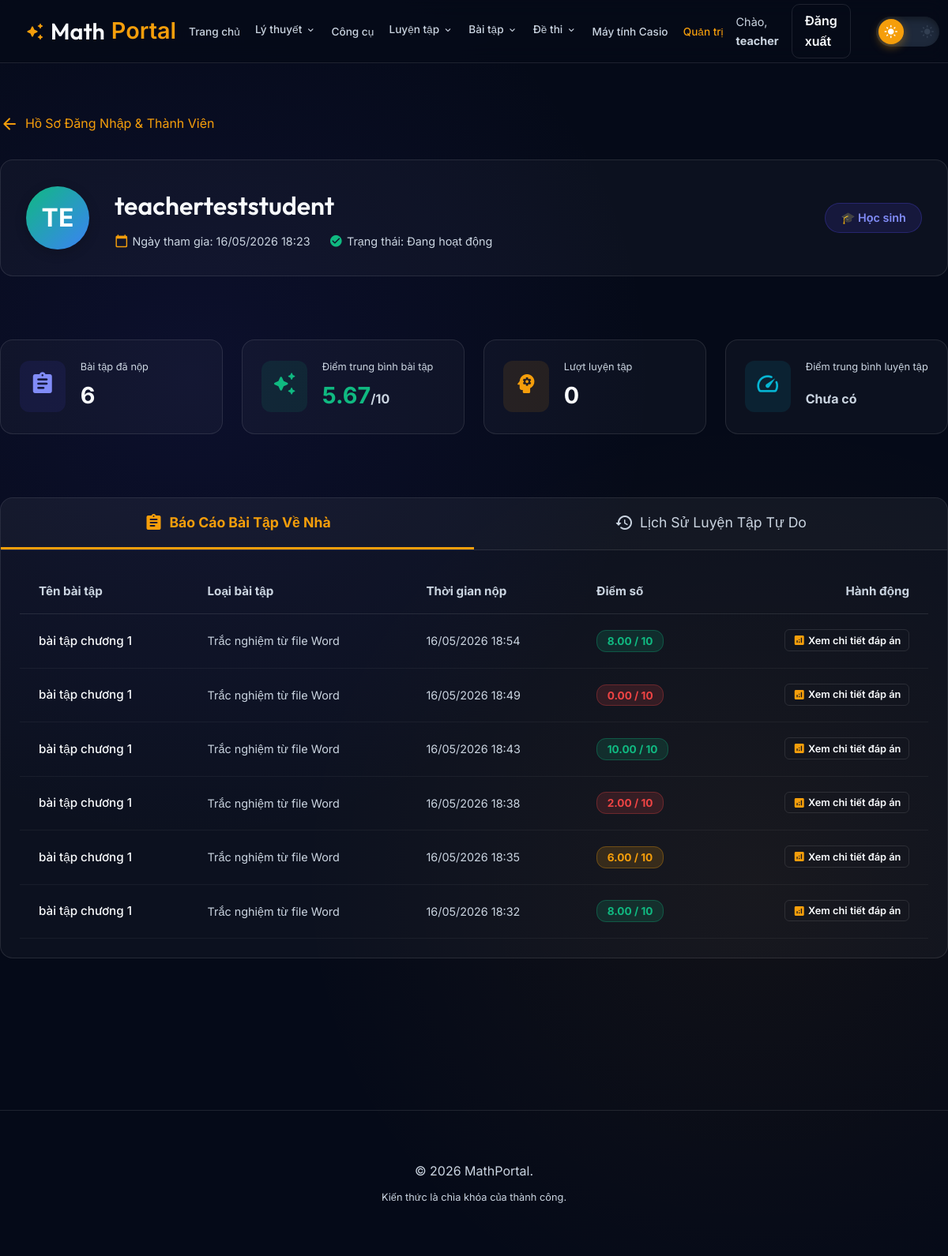
The page /admin/user_profile.php?id=3 (signed in) on the database its author committed.
### tables this page shows
CREATE TABLE `users` (
  `id` int(11) NOT NULL,
  `username` varchar(50) NOT NULL,
  `password` varchar(255) NOT NULL,
  `role` enum('teacher','student') DEFAULT 'student',
  `created_at` timestamp NOT NULL DEFAULT current_timestamp()
);

CREATE TABLE `assignment_submissions` (
  `id` int(11) NOT NULL,
  `assignment_id` int(11) NOT NULL,
  `student_id` int(11) NOT NULL,
  `file_path` varchar(255) NOT NULL,
  `submitted_at` timestamp NOT NULL DEFAULT current_timestamp(),
  `answers_json` text DEFAULT NULL COMMENT 'Lưu trữ đáp án học sinh đã chọn dạng JSON',
  `score` decimal(4,2) DEFAULT NULL
);

CREATE TABLE `assignments` (
  `id` int(11) NOT NULL,
  `title` varchar(255) NOT NULL,
  `description` text DEFAULT NULL,
  `type` enum('quiz','file','word_quiz') NOT NULL DEFAULT 'quiz',
  `deadline` datetime NOT NULL,
  `file_path` varchar(255) DEFAULT NULL,
  `teacher_id` int(11) NOT NULL,
  `created_at` timestamp NOT NULL DEFAULT current_timestamp(),
  `time_limit` int(11) DEFAULT 0 COMMENT 'Thời gian làm bài (phút), 0 là không giới hạn',
  `max_attempts` int(11) DEFAULT 1 COMMENT 'Số lần làm bài tối đa',
  `allow_review` tinyint(1) DEFAULT 1,
  `show_answers` tinyint(1) DEFAULT 1,
  `grade` int(11) NOT NULL DEFAULT 12
);

### admin/user_profile.php (the view, shortened to what this page needs)
<?php
require_once '../includes/functions.php';
$student_id = (int)$_GET['id'];
$stmt = $pdo->prepare("SELECT * FROM users WHERE id = ? AND role = 'student'");
$stmt->execute([$student_id]);
$student = $stmt->fetch();
$sub_count_stmt = $pdo->prepare("SELECT COUNT(*) FROM assignment_submissions WHERE student_id = ?");
$sub_count_stmt->execute([$student_id]);
$completed_assignments_count = $sub_count_stmt->fetchColumn();
$avg_score_stmt = $pdo->prepare("SELECT AVG(score) FROM assignment_submissions WHERE student_id = ? AND score IS NOT NULL");
$avg_score_stmt->execute([$student_id]);
$avg_assignment_score = $avg_score_stmt->fetchColumn();
$avg_assignment_score = $avg_assignment_score !== null ? round($avg_assignment_score, 2) : null;
$submissions_stmt = $pdo->prepare("
    SELECT s.*, a.title, a.type as assignment_type, a.deadline
    FROM assignment_submissions s
    JOIN assignments a ON s.assignment_id = a.id
    WHERE s.student_id = ?
    ORDER BY s.submitted_at DESC
");
$submissions_stmt->execute([$student_id]);
$submissions = $submissions_stmt->fetchAll();
$practice_count_stmt = $pdo->prepare("SELECT COUNT(*) FROM quiz_attempts WHERE user_id = ?");
$practice_count_stmt->execute([$student_id]);
$completed_practices_count = $practice_count_stmt->fetchColumn();
$avg_practice_stmt = $pdo->prepare("
    SELECT AVG((qa.score / qa.total_questions) * 10)
    FROM quiz_attempts qa
    WHERE qa.user_id = ? AND qa.total_questions > 0
");
$avg_practice_stmt->execute([$student_id]);
$avg_practice_score = $avg_practice_stmt->fetchColumn();
$avg_practice_score = $avg_practice_score !== null ? round($avg_practice_score, 2) : null;
$initials = strtoupper(substr($student['username'], 0, 2));
$gradients = [
    'linear-gradient(135deg, #4f46e5, #06b6d4)',
    'linear-gradient(135deg, #ec4899, #8b5cf6)',
    'linear-gradient(135deg, #f59e0b, #e11d48)',
    'linear-gradient(135deg, #10b981, #3b82f6)'
];
$gradient = $gradients[($student_id % count($gradients))];
include '../includes/header.php';
?>
<main class="container" style="padding: 4rem 0;">
    <a href="manage_users.php" style="color: var(--accent); text-decoration: none; display: flex; align-items: center; gap: 0.5rem; margin-bottom: 2rem;">
        <span class="material-icons-round">arrow_back</span> Hồ Sơ Đăng Nhập & Thành Viên
    </a>
    <div class="content-wrapper" style="display: flex; align-items: center; gap: 2rem; padding: 2rem; margin-bottom: 3rem; flex-wrap: wrap; border-color: var(--glass-border);">
        <div style="width: 80px; height: 80px; border-radius: 50%; background: <?php echo $gradient; ?>; display: flex; align-items: center; justify-content: center; color: white; font-size: 2rem; font-weight: bold; box-shadow: 0 4px 15px rgba(0,0,0,0.2);">
            <?php echo $initials; ?>
        </div>
        <div style="flex: 1; min-width: 250px;">
            <h1 style="margin: 0 0 0.5rem 0; font-size: 2rem; color: var(--text);"><?php echo htmlspecialchars($student['username']); ?></h1>
            <div style="display: flex; gap: 1.5rem; flex-wrap: wrap; font-size: 0.9rem; color: var(--text-muted);">
                <span style="display: flex; align-items: center; gap: 0.3rem;">
                    <span class="material-icons-round" style="font-size: 1.1rem; color: var(--accent);">calendar_today</span>
                    Ngày tham gia: <?php echo date('d/m/Y H:i', strtotime($student['created_at'])); ?>
                </span>
                <span style="display: flex; align-items: center; gap: 0.3rem;">
                    <span class="material-icons-round" style="font-size: 1.1rem; color: #10b981;">check_circle</span>
                    Trạng thái: Đang hoạt động
                </span>
            </div>
        </div>
        <span style="background: rgba(79, 70, 229, 0.15); color: var(--primary-light); padding: 0.4rem 1.2rem; border-radius: 20px; font-size: 0.9rem; font-weight: 600; border: 1px solid rgba(79, 70, 229, 0.3);">
            🎓 Học sinh
        </span>
    </div>
    <div style="display: grid; grid-template-columns: repeat(auto-fit, minmax(220px, 1fr)); gap: 1.5rem; margin-bottom: 3rem;">
        <div class="content-wrapper" style="padding: 1.5rem; border-color: var(--glass-border); position: relative; overflow: hidden; display: flex; align-items: center; gap: 1.2rem;">
            <div style="background: rgba(79, 70, 229, 0.1); padding: 0.8rem; border-radius: 12px; color: var(--primary-light);">
                <span class="material-icons-round" style="font-size: 2rem;">assignment</span>
            </div>
            <div>
                <span style="display: block; font-size: 0.8rem; color: var(--text-muted); margin-bottom: 0.2rem;">Bài tập đã nộp</span>
                <strong style="font-size: 1.8rem; color: var(--text);"><?php echo $completed_assignments_count; ?></strong>
            </div>
        </div>
        <div class="content-wrapper" style="padding: 1.5rem; border-color: var(--glass-border); position: relative; overflow: hidden; display: flex; align-items: center; gap: 1.2rem;">
            <div style="background: rgba(16, 185, 129, 0.1); padding: 0.8rem; border-radius: 12px; color: #10b981;">
                <span class="material-icons-round" style="font-size: 2rem;">auto_awesome</span>
            </div>
            <div>
                <span style="display: block; font-size: 0.8rem; color: var(--text-muted); margin-bottom: 0.2rem;">Điểm trung bình bài tập</span>
                <strong style="font-size: 1.8rem; color: #10b981;">
                    <?php echo $avg_assignment_score !== null ? $avg_assignment_score . '<span style="font-size:1rem; color: var(--text-muted);">/10</span>' : '<span style="font-size:1rem; color:var(--text-muted);">Chưa có</span>'; ?>
                </strong>
            </div>
        </div>
        <div class="content-wrapper" style="padding: 1.5rem; border-color: var(--glass-border); position: relative; overflow: hidden; display: flex; align-items: center; gap: 1.2rem;">
            <div style="background: rgba(245, 158, 11, 0.1); padding: 0.8rem; border-radius: 12px; color: var(--accent);">
                <span class="material-icons-round" style="font-size: 2rem;">psychology</span>
            </div>
            <div>
                <span style="display: block; font-size: 0.8rem; color: var(--text-muted); margin-bottom: 0.2rem;">Lượt luyện tập</span>
                <strong style="font-size: 1.8rem; color: var(--text);"><?php echo $completed_practices_count; ?></strong>
            </div>
        </div>
        <div class="content-wrapper" style="padding: 1.5rem; border-color: var(--glass-border); position: relative; overflow: hidden; display: flex; align-items: center; gap: 1.2rem;">
            <div style="background: rgba(6, 182, 212, 0.1); padding: 0.8rem; border-radius: 12px; color: #06b6d4;">
                <span class="material-icons-round" style="font-size: 2rem;">speed</span>
            </div>
            <div>
                <span style="display: block; font-size: 0.8rem; color: var(--text-muted); margin-bottom: 0.2rem;">Điểm trung bình luyện tập</span>
                <strong style="font-size: 1.8rem; color: #06b6d4;">
                    <?php echo $avg_practice_score !== null ? $avg_practice_score . '<span style="font-size:1rem; color: var(--text-muted);">/10</span>' : '<span style="font-size:1rem; color:var(--text-muted);">Chưa có</span>'; ?>
                </strong>
            </div>
        </div>
    </div>
    <div class="content-wrapper" style="padding: 0; overflow: hidden; border-color: var(--glass-border);">
        <div style="display: flex; border-bottom: 1px solid var(--glass-border); background: rgba(255,255,255,0.02);">
            <button onclick="switchReportTab('homework')" id="tab-homework" style="flex: 1; padding: 1.2rem; background: none; border: none; border-bottom: 3px solid var(--accent); color: var(--accent); font-weight: bold; cursor: pointer; font-size: 1.1rem; display: inline-flex; align-items: center; justify-content: center; gap: 0.5rem; transition: all 0.2s;">
                <span class="material-icons-round">assignment</span> Báo Cáo Bài Tập Về Nhà
            </button>
            <button onclick="switchReportTab('practice')" id="tab-practice" style="flex: 1; padding: 1.2rem; background: none; border: none; border-bottom: 3px solid transparent; color: var(--text-muted); font-weight: normal; cursor: pointer; font-size: 1.1rem; display: inline-flex; align-items: center; justify-content: center; gap: 0.5rem; transition: all 0.2s;">
                <span class="material-icons-round">history</span> Lịch Sử Luyện Tập Tự Do
            </button>
        </div>
        <div id="container-homework" style="display: block; padding: 1.5rem;">
            <?php if (empty($submissions)): ?>
                <div style="text-align: center; padding: 3rem; color: var(--text-muted);">
                    <span class="material-icons-round" style="font-size: 3rem; margin-bottom: 1rem; color: rgba(255,255,255,0.1);">inbox</span>
                    <p>Chọc sinh này chưa nộp bài tập nào.</p>
                </div>
            <?php else: ?>
                <table style="width: 100%; border-collapse: collapse; text-align: left; font-size: 0.95rem;">
                    <thead>
                        <tr style="border-bottom: 1px solid var(--glass-border); color: var(--text-muted);">
                            <th style="padding: 1rem 1.5rem;">Tên bài tập</th>
                            <th style="padding: 1rem 1.5rem;">Loại bài tập</th>
                            <th style="padding: 1rem 1.5rem;">Thời gian nộp</th>
                            <th style="padding: 1rem 1.5rem;">Điểm số</th>
                            <th style="padding: 1rem 1.5rem; text-align: right;">Hành động</th>
                        </tr>
                    </thead>
                    <tbody>
                        <?php foreach ($submissions as $sub):
                            $type_lbl = 'Trắc nghiệm online';
                            if ($sub['assignment_type'] === 'file') $type_lbl = 'Tải file tự luận';
                            elseif ($sub['assignment_type'] === 'word_quiz') $type_lbl = 'Trắc nghiệm từ file Word';
                            $score = $sub['score'];
                            $badge_style = 'background: rgba(255,255,255,0.05); color: var(--text-muted);';
                            if ($score !== null) {
                                if ($score >= 8.0) {
                                    $badge_style = 'background: rgba(16, 185, 129, 0.15); color: #10b981; border: 1px solid rgba(16, 185, 129, 0.3);';
                                } elseif ($score >= 5.0) {
                                    $badge_style = 'background: rgba(245, 158, 11, 0.15); color: var(--accent); border: 1px solid rgba(245, 158, 11, 0.3);';
                                } else {
                                    $badge_style = 'background: rgba(239, 68, 68, 0.15); color: #ef4444; border: 1px solid rgba(239, 68, 68, 0.3);';
                                }
                            }
                        ?>
                            <tr style="border-bottom: 1px solid rgba(255,255,255,0.05); transition: background 0.2s;" onmouseover="this.style.background='rgba(255,255,255,0.01)'" onmouseout="this.style.background='transparent'">
                                <td style="padding: 1.2rem 1.5rem; font-weight: 500; color: var(--text);"><?php echo htmlspecialchars($sub['title']); ?></td>
                                <td style="padding: 1.2rem 1.5rem; color: var(--text-muted); font-size: 0.9rem;"><?php echo $type_lbl; ?></td>
                                <td style="padding: 1.2rem 1.5rem; color: var(--text-muted); font-size: 0.9rem;"><?php echo date('d/m/Y H:i', strtotime($sub['submitted_at'])); ?></td>
                                <td style="padding: 1.2rem 1.5rem;">
                                    <span style="<?php echo $badge_style; ?> padding: 0.3rem 0.8rem; border-radius: 12px; font-weight: bold; font-size: 0.85rem;">
                                        <?php echo $score !== null ? $score . ' / 10' : 'Chờ chấm'; ?>
                                    </span>
                                </td>
                                <td style="padding: 1.2rem 1.5rem; text-align: right;">
                                    <?php if ($sub['assignment_type'] === 'file'): ?>
                                        <a href="../<?php echo htmlspecialchars($sub['file_path']); ?>" target="_blank" class="btn btn-outline" style="padding: 0.3rem 0.6rem; font-size: 0.8rem; border-color: rgba(255,255,255,0.1); border-radius: 6px; display: inline-flex; align-items: center; gap: 0.2rem;">
                                            <span class="material-icons-round" style="font-size: 1rem; color: var(--accent);">download</span> Tải bài làm
                                        </a>
                                    <?php elseif (!empty($sub['answers_json'])): ?>
                                        <button onclick='viewDetails(<?php echo $sub['id']; ?>, <?php echo json_encode(htmlspecialchars($sub['title'])); ?>)' class="btn btn-outline" style="padding: 0.3rem 0.6rem; font-size: 0.8rem; border-color: rgba(255,255,255,0.1); border-radius: 6px; display: inline-flex; align-items: center; gap: 0.2rem;">
                                            <span class="material-icons-round" style="font-size: 1rem; color: var(--accent);">analytics</span> Xem chi tiết đáp án
                                        </button>
                                    <?php else: ?>
                                        <span style="color: var(--text-muted); font-size: 0.85rem;">—</span>
                                    <?php endif; ?>
                                </td>
                            </tr>
                        <?php endforeach; ?>
                    </tbody>
                </table>
            <?php endif; ?>
        </div>
    </div>
</main>
<?php include '../includes/footer.php'; ?>

### rows shown on the page
users: username "TE", username "teacherteststudent", created_at "16/05/2026 18:23"
assignment_submissions: assignment.title "bài tập chương 1", assignment.type "Trắc nghiệm từ file Word", submitted_at "16/05/2026 18:54", score "8.00"
assignment_submissions: assignment.title "bài tập chương 1", assignment.type "Trắc nghiệm từ file Word", submitted_at "16/05/2026 18:49", score "0.00"
assignment_submissions: assignment.title "bài tập chương 1", assignment.type "Trắc nghiệm từ file Word", submitted_at "16/05/2026 18:43", score "10.00"
assignment_submissions: assignment.title "bài tập chương 1", assignment.type "Trắc nghiệm từ file Word", submitted_at "16/05/2026 18:38", score "2.00"
assignment_submissions: assignment.title "bài tập chương 1", assignment.type "Trắc nghiệm từ file Word", submitted_at "16/05/2026 18:35", score "6.00"
assignment_submissions: assignment.title "bài tập chương 1", assignment.type "Trắc nghiệm từ file Word", submitted_at "16/05/2026 18:32", score "8.00"

### other values the page prints
$_SESSION['user']['username'] "teacher"
$completed_assignments_count "6"
$avg_assignment_score "5.67"
$completed_practices_count "0"
